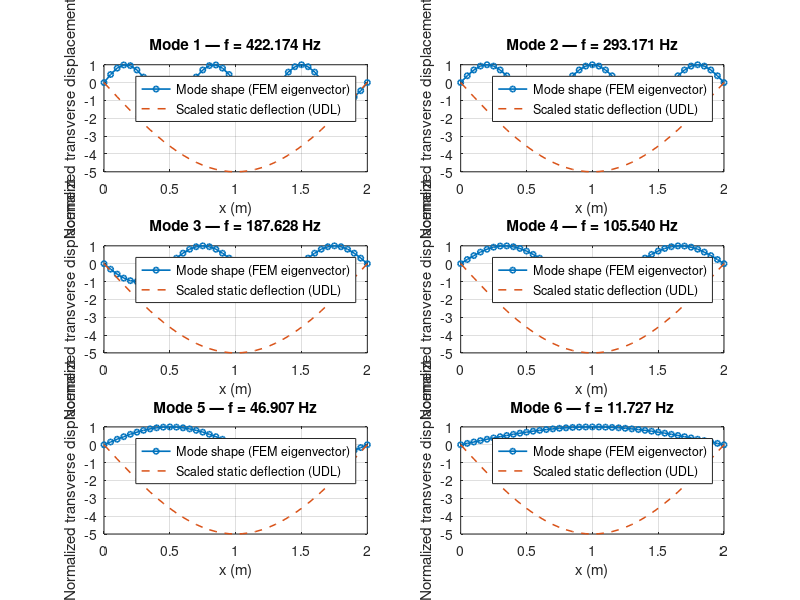

Write the MATLAB code that produced this figure. (Note: this script raises an error after producing the figure.)

% FEM modal analysis (Euler-Bernoulli beam) + static deflection under UDL
clear; close all; clc;

%% Parameters
L = 2.0;               % total length (m)
ne = 40;               % number of elements (increase for higher accuracy)
nn = ne + 1;           % number of nodes
le = L / ne;           % element length

E = 210e9;             % Young's modulus (Pa)
rho = 7850;            % density (kg/m^3)
b = 0.02;              % width (m)
h = 0.02;              % thickness (m)
A = b * h;             % cross-sectional area (m^2)
I = (b * h^3) / 12;    % second moment of area (m^4)

q = 1000;              % UDL (N/m) acting downward (positive number) 

%% DOF setup
ndof = 2 * nn;         % DOFs: [w1 theta1 w2 theta2 ...]
K = zeros(ndof);
M = zeros(ndof);
F = zeros(ndof,1);     % global nodal force vector (for UDL)

%% Element matrices (consistent)
for e = 1:ne
    % element DOF indices
    n1 = e;
    n2 = e+1;
    dofs = [2*n1-1, 2*n1, 2*n2-1, 2*n2]; % [w1 th1 w2 th2]
    
    % stiffness matrix (4x4) for Euler-Bernoulli beam element
    ke = E*I / le^3 * [  12,   6*le,  -12,   6*le;
                         6*le, 4*le^2, -6*le, 2*le^2;
                        -12,  -6*le,   12,  -6*le;
                         6*le, 2*le^2, -6*le, 4*le^2 ];
                     
    % consistent mass matrix (4x4)
    me = rho*A*le/420 * [156, 22*le, 54, -13*le;
                         22*le, 4*le^2, 13*le, -3*le^2;
                         54, 13*le, 156, -22*le;
                        -13*le, -3*le^2, -22*le, 4*le^2 ];
    
    % consistent nodal load vector for UDL q per length (downwards)
    % standard element consistent load: fe = q*le/12 * [6; le; 6; -le]
    fe = q * le / 12 * [6; le; 6; -le];
    % note: sign convention - we'll treat downward positive and plot accordingly
    
    % assemble
    K(dofs,dofs) = K(dofs,dofs) + ke;
    M(dofs,dofs) = M(dofs,dofs) + me;
    F(dofs) = F(dofs) + fe;
end

%% Apply boundary conditions (simply supported)
% For simple support at node 1 and node nn:
% - transverse displacement w = 0 at node 1 and node nn  -> fix DOFs 1 and 2*nn-1
% - rotations are free (do NOT fix rotation DOFs)
fixedDOF = [1, 2*nn-1];

allDOF = 1:ndof;
freeDOF = setdiff(allDOF, fixedDOF);

%% Static solution under UDL (K * u = F)
% We remove fixed displacement DOFs and solve for the rest.
Kff = K(freeDOF, freeDOF);
Ff = F(freeDOF);

uf = Kff \ Ff;   % reduced solution
u = zeros(ndof,1);
u(freeDOF) = uf;

% Extract transverse displacements only for plotting static deflection
w_static = u(1:2:end);

%% Modal analysis: solve generalized eigenvalue problem K * phi = omega^2 * M * phi
Krr = K(freeDOF, freeDOF);
Mrr = M(freeDOF, freeDOF);

% Solve eigenproblem (compute first few modes)
nModes = 6; % how many modes to compute / plot
opts.maxit = 500;
% Use eigs for efficiency for larger matrices
[phi_r, D] = eigs(Krr, Mrr, nModes, 'SM'); % 'SM' -> smallest magnitude eigenvalues (lowest freq)
omega2 = diag(D);
% remove any small negative numerical noise
omega2 = real(omega2);
omega = sqrt(omega2);
freq = omega / (2*pi);

% build full-mode vectors (including fixed DOFs = 0 for w at supports)
Phi = zeros(ndof, nModes);
for i = 1:nModes
    Phi(freeDOF,i) = real(phi_r(:,i));
end

% extract transverse DOFs for plotting
xnodes = linspace(0, L, nn)';
modes_w = Phi(1:2:end, :);

% normalize modes: max amplitude = 1 (or sign such that first entry positive)
for i = 1:nModes
    modes_w(:,i) = modes_w(:,i) / max(abs(modes_w(:,i)));
    % enforce a consistent sign (make average positive)
    if mean(modes_w(:,i)) < 0
        modes_w(:,i) = -modes_w(:,i);
    end
end

%% Plot static deflection and first nModes mode shapes
figure('Position',[100 100 1000 700]);
nm_to_show = min(nModes, 6);
for i = 1:nm_to_show
    subplot(3,2,i);
    plot(xnodes, modes_w(:,i), '-o','LineWidth',1.2,'MarkerSize',4);
    hold on;
    % overlay static deflection scaled for visibility
    scaleStatic = 5 * max(abs(modes_w(:,i))) / max(abs(w_static)+eps); % scale factor for visualization
    plot(xnodes, -scaleStatic * w_static, '--','LineWidth',1.1); % negative sign to show downward deflection consistent
    hold off;
    title(sprintf('Mode %d — f = %.3f Hz', i, freq(i)));
    xlabel('x (m)');
    ylabel('Normalized transverse displacement');
    legend('Mode shape (FEM eigenvector)','Scaled static deflection (UDL)','Location','best');
    grid on;
end
sgtitle('Simply Supported Beam — FEM Mode Shapes and Scaled Static Deflection (UDL)');

%% Optionally: print frequencies
fprintf('Natural frequencies (Hz) for first %d modes:\n', nm_to_show);
for i = 1:nm_to_show
    fprintf(' Mode %d: %.6f Hz\n', i, freq(i));
end
